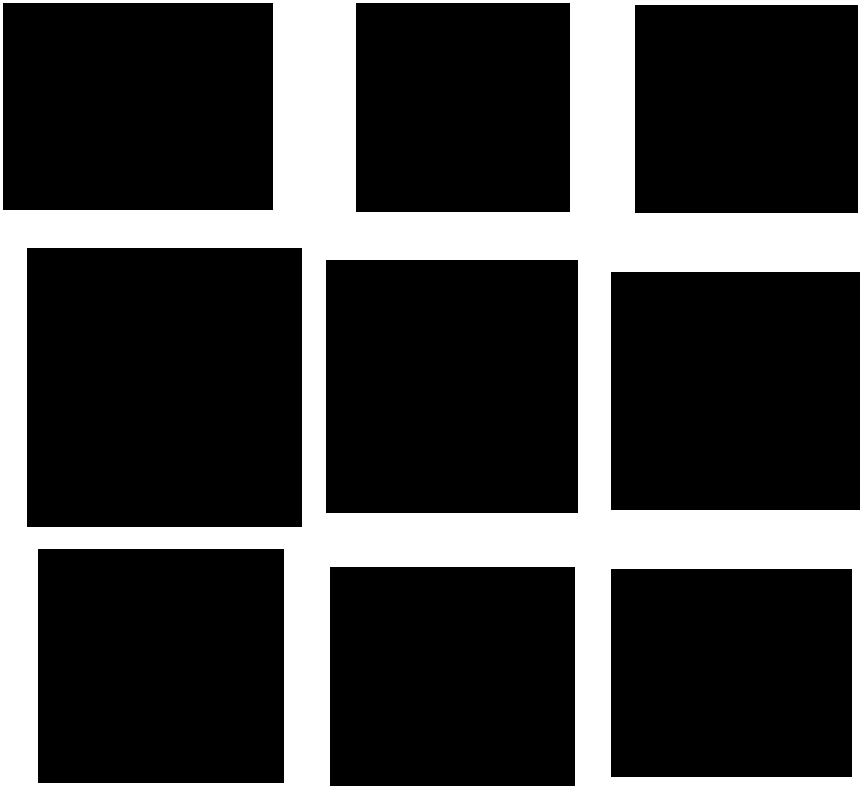
%> input picture Matlab-aplikacja/data/maska.jpg, 865 x 800 px
$ octave maskowanie.m   (GNU Octave 9; MATLAB toolbox functions it lacks are replaced by stand-ins)
%> lines starting %> are read from the running program, lines starting %| are printed output that depends on the picture; in (x1, y1, x2, y2) boxes, pixels count from 0 and x2, y2 are one past the last pixel; in counts of white or black regions, pixels touching at a corner belong together; the program's own positions count from 1
clc; clear; close all;

maska = "../data/maska.jpg";
org = "../data/org.jpg";
sizeToResize = [200, 200];

mask = imread(maska);
%> mask is the input picture: size 800x865x3 uint8; min 0, max 255, mean 67.8
mask = im2bw(mask);
%> mask: size 800x865 logical; 26.6% white; 1 white region
imageData = regionprops(~mask);
%> imageData = 9 regions; largest, box (x1, y1, x2, y2), Area and Centroid: (27, 248, 302, 527) 76725 [165 388], (326, 260, 578, 513) 63756 [452.5 387], (611, 272, 860, 510) 59262 [736 391.5], (38, 549, 284, 783) 57564 [161.5 666.5], (3, 3, 273, 210) 55890 [138.5 107]
I = imread(org);
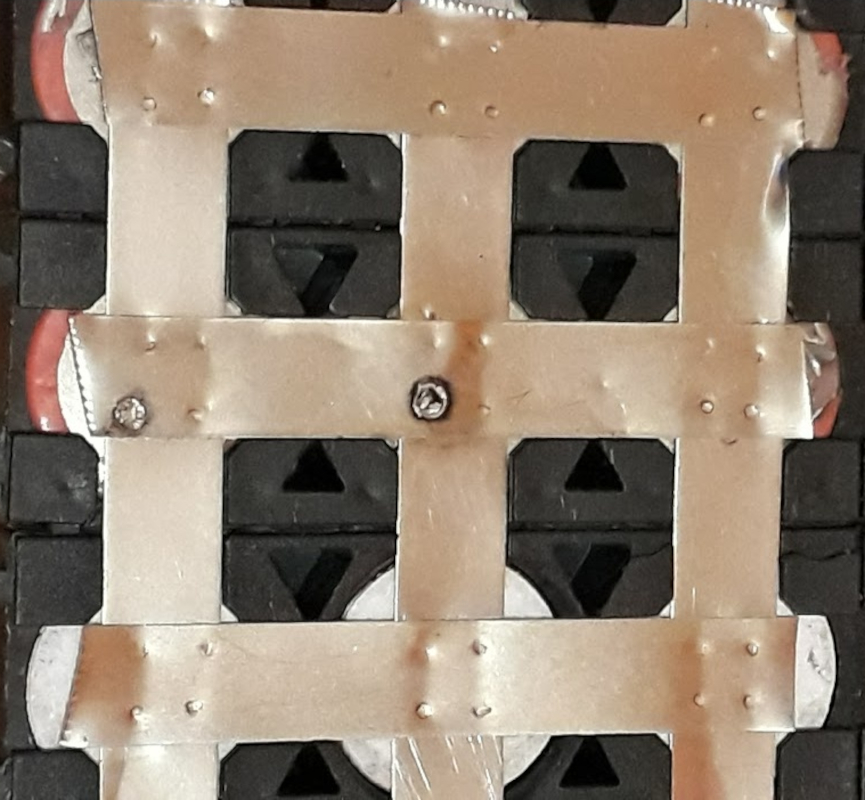
%> input picture Matlab-aplikacja/data/org.jpg, 865 x 800 px
%> I is the input picture: size 800x865x3 uint8; mean R, G, B 141.6, 126.5, 110.3

for i = 1:length(imageData)
    dd = imageData(i).BoundingBox;
    newImg = I(floor(dd(2)):floor(dd(2)+(dd(4))), floor(dd(1)):floor(dd(1) + dd(3)), :);
    newImg = imresize(newImg, sizeToResize);
    imshow(newImg);
    pause();
end
%> this loop made 9 passes
%> dd on passes 1 to 9: [3.5 3.5 270 207], [27.5 248.5 275 279], [38.5 549.5 246 234], [326.5 260.5 252 253], [330.5 567.5 245 219], [356.5 3.5 214 209], [611.5 272.5 249 238], [611.5 569.5 241 208], [635.5 5.5 223 208]
%> pass 1, `newImg = I(floor(dd(2)):floor(dd(2)+(dd(4))), floor(dd(1)):floor(dd(1)..`:
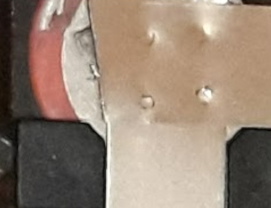
%> newImg: size 208x271x3 uint8; mean R, G, B 149.4, 131, 115.5
%> pass 1, `newImg = imresize(newImg, sizeToResize);`:
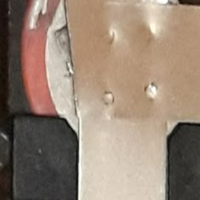
%> newImg: size 200x200x3 uint8; mean R, G, B 149.4, 131, 115.5
%> pass 2, `newImg = I(floor(dd(2)):floor(dd(2)+(dd(4))), floor(dd(1)):floor(dd(1)..`:
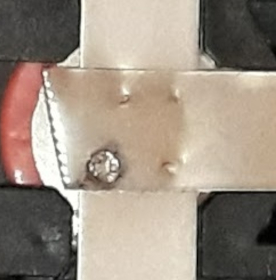
%> newImg: size 280x276x3 uint8; mean R, G, B 156.8, 143.8, 130.4
